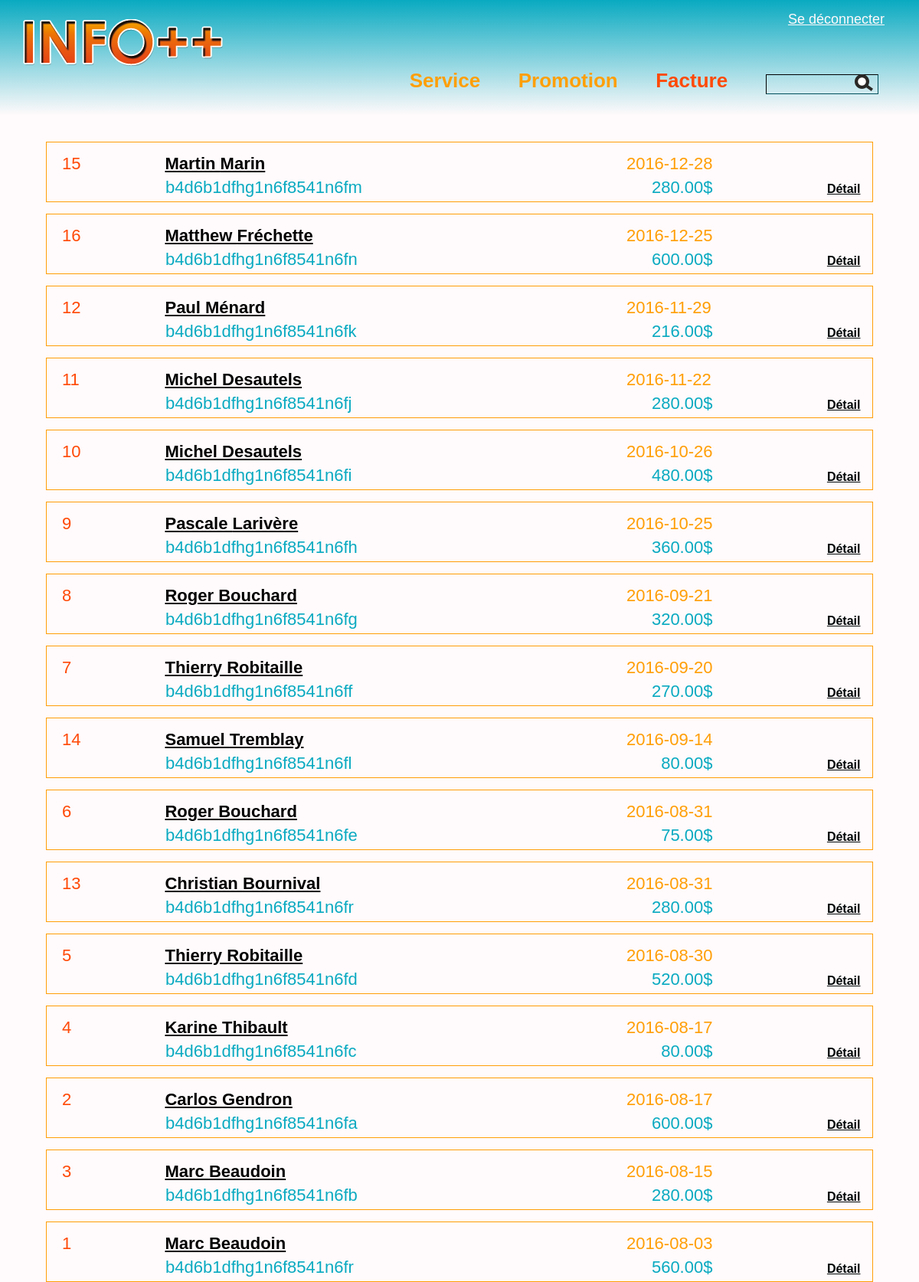
Screenshot of /page/facture.php (signed in) with the database file from the repository.
### tables this page shows
CREATE TABLE `facture` (
  `pk_facture` int(11) NOT NULL,
  `fk_client` int(11) DEFAULT NULL,
  `date_service` datetime DEFAULT NULL,
  `paiement_status` tinyint(1) DEFAULT NULL,
  `no_confirmation` varchar(45) DEFAULT NULL
);

CREATE TABLE `client` (
  `pk_client` int(11) NOT NULL,
  `fk_utilisateur` int(11) DEFAULT NULL,
  `prenom` varchar(75) DEFAULT NULL,
  `nom` varchar(75) DEFAULT NULL,
  `fk_adresse` int(11) DEFAULT NULL,
  `telephone` varchar(20) DEFAULT NULL,
  `infolettre` tinyint(1) DEFAULT NULL
);

### phpscript/class/gestionFacture.php (called while the page is built, shortened)
<?php
  require_once("../outils/connexion.php");
  require_once("facture.php");
  class GestionFacture{
    public function getAllFacture(){
      $connexion = new Connexion();
      $conn = $connexion->getConnexion();
      $stmt = $conn->prepare("SELECT f.pk_facture, c.prenom, c.nom, f.date_service, f.paiement_status, f.no_confirmation FROM facture AS f
                    INNER JOIN client c ON f.fk_client = c.pk_client ORDER BY f.date_service DESC;");
      $stmt->execute();
      $result = $stmt->get_result();
      while($row = $result->fetch_assoc()){
        $facture[] = new Facture($row['pk_facture'], $row['prenom'], $row['nom'],$row['date_service'],$row['paiement_status'],$row['no_confirmation']);
      }
      return $facture;
    }
    public function getTarifFacture($id){
      $connexion = new Connexion();
      $conn = $connexion->getConnexion();
      $arrTarif = array();
      $stmt = $conn->prepare("SELECT tarif_facture FROM ta_facture_service WHERE fk_facture = ?;");
      $stmt->bind_param("i",$id);
      $stmt->execute();
      $result = $stmt->get_result();
      while($row = $result->fetch_assoc()){
        array_push($arrTarif,$row['tarif_facture']);
      }
      return $arrTarif;
    }
  }
?>

### phpscript/class/facture.php (called while the page is built, shortened)
<?php
class Facture{
  private $id;
  private $nomClient;
  private $prenomClient;
  private $dateService;
  private $noConfirmation;
  public function setId($id){
    $this->id = $id;
  }
  public function setNomClient($nomClient){
    $this->nomClient = $nomClient;
  }
  public function setDateService($dateService){
    $date = substr($dateService,0, -9);
    $this->dateService = $date;
  }
  public function setNoConfirmation($noConfirmation){
    $this->noConfirmation = $noConfirmation;
  }
  public function setPrenomClient($prenomClient){
    $this->prenomClient = $prenomClient;
  }
  public function getId(){
    return $this->id;
  }
  public function getPrenomClient(){
    return $this->prenomClient;
  }
  public function getNomClient(){
    return $this->nomClient;
  }
  public function getDateService(){
    return $this->dateService;
  }
  public function getNoConfirmation(){
    return $this->noConfirmation;
  }
}
?>

### outils/connexion.php (called while the page is built, shortened)
<?php
class Connexion{
  private $dbHost = "localhost";
  private $dbUser = "root";
  private $dbPass = "";
  private $dbName = "lab1_hypermedia";
  function __construct() {
    $this->conn = mysqli_connect($this->dbHost, $this->dbUser, $this->dbPass, $this->dbName);
  }
}
?>

### page/facture.php (the view, shortened to what this page needs)
<?php
  require_once("../phpscript/class/facture.php");
  require_once("../phpscript/class/gestionFacture.php");
  $gestionFacture = new GestionFacture();
  if(isset($_SESSION['noFacture']) && "" != trim($_SESSION['noFacture']) && is_numeric($_SESSION['noFacture'])){
    $arrFacture = $gestionFacture->getFactureById($_SESSION['noFacture']);
    unset($_SESSION['noFacture']);
  }
  else if(isset($_SESSION['nomClient']) && "" != trim($_SESSION['nomClient'])){
    $arrFacture = $gestionFacture->getFactureByName($_SESSION['nomClient']);
    unset($_SESSION['nomClient']);
  }
  else{
    $arrFacture = $gestionFacture->getAllFacture();
  }
  $i = 0;
  $totalFacture = 0;
?>
<!DOCTYPE html>
<html lang="fr" dir="ltr">
  <head>
    <link rel="stylesheet" href="../css/style.css">
    <link rel="stylesheet" href="../css/facture.css">
  </head>
  <body>
    <?php include '../entete/administrateur.php'; ?>
    <main>
      <?php
        if($arrFacture != null){
          foreach($arrFacture as $facture){
            $arrTarif = $gestionFacture->getTarifFacture($facture->getId());
            foreach($arrTarif as $tarif){
              $totalFacture += $tarif;
            }
            echo "<div class='facture'>
              <div class='fact-l-1'>
                <p class='text-fact id-facture'>".$facture->getId()."</p>
                <p class='text-fact facture-client'>".$facture->getPrenomClient()." ".$facture->getNomClient()."</p>
                <p class='text-fact date-facture'>".$facture->getDateService()."</p>
              </div>
              <div class='fact-l-2'>
                <p class='text-fact fact-confirmation'>".$facture->getNoConfirmation()."</p>
                <p class='text-fact fact-total'>".number_format($totalFacture,2)."$</p>
                <p class='fact-detail' onclick='afficheDetail(".$i.")' id='link-detail-".$i."'>Détail</p>
              </div>
              <span class='block-detail' id='block-detail-".$i."'>
                <div class='fact-l-3'>";
              echo"  </div>
                <div class='fact-l-4'>";
                echo "</div>
                <div class='fact-l-5 fact-detail'>
                  <p onclick='cacheDetail(".$i.")'>Réduire</p>
                </div>
              </span>
              <div class='fact-l-6'></div>
            </div>";
            $i += 1;
            $totalFacture = 0;
          }
        }
        else{
          echo "<p class='cata-texte'>Désolé, aucune facture correspond à la recherche.</p>";
        }
      ?>
    </main>
  </body>
</html>

### css/style.css (style rules this page uses)
html { height: 100%; }
* { font-family: "Century Gothic", CenturyGothic, AppleGothic, sans-serif; box-sizing:border-box; margin: 0; padding: 0; }
body { background: #FFFAFB; height: 100%; }
main { width: 1200px; height: 100%; margin: 0 auto; margin-top: 35px; }

### css/facture.css (style rules this page uses)
.facture { border: solid 1px #FF9F07; overflow: hidden; width: 90%; height: auto; margin: 0 auto; margin-top: 15px; }
.fact-l-1 > p, .fact-l-2 > p { display: inline-block; }
.fact-l-2 { margin-top: 5px; }
.text-fact { font-size: 22px; }
.id-facture { color: #FF4A07; margin: 15px 0 0 20px; width: 130px; }
.facture-client { text-decoration: underline; font-weight: bold; width: 598px; }
.date-facture { color: #FF9F07; }
.fact-confirmation { color: #09AAC1; margin-left: 155px; width: 630px; }
.fact-total { color: #09AAC1; text-align: right; width: 80px; }
.fact-detail { text-decoration: underline; color: #000708; margin-left: 145px; cursor: pointer; font-weight: bold; }

### rows the page displays
facture: pk_facture "15", fk_client.prenom "Martin", fk_client.nom "Marin", date_service "2016-12-28", no_confirmation "b4d6b1dfhg1n6f8541n6fm", totalFacture "280.00"
facture: pk_facture "16", fk_client.prenom "Matthew", fk_client.nom "Fréchette", date_service "2016-12-25", no_confirmation "b4d6b1dfhg1n6f8541n6fn", totalFacture "600.00"
facture: pk_facture "12", fk_client.prenom "Paul", fk_client.nom "Ménard", date_service "2016-11-29", no_confirmation "b4d6b1dfhg1n6f8541n6fk", totalFacture "216.00"
facture: pk_facture "11", fk_client.prenom "Michel", fk_client.nom "Desautels", date_service "2016-11-22", no_confirmation "b4d6b1dfhg1n6f8541n6fj", totalFacture "280.00"
facture: pk_facture "10", fk_client.prenom "Michel", fk_client.nom "Desautels", date_service "2016-10-26", no_confirmation "b4d6b1dfhg1n6f8541n6fi", totalFacture "480.00"
facture: pk_facture "9", fk_client.prenom "Pascale", fk_client.nom "Larivère", date_service "2016-10-25", no_confirmation "b4d6b1dfhg1n6f8541n6fh", totalFacture "360.00"
facture: pk_facture "8", fk_client.prenom "Roger", fk_client.nom "Bouchard", date_service "2016-09-21", no_confirmation "b4d6b1dfhg1n6f8541n6fg", totalFacture "320.00"
facture: pk_facture "7", fk_client.prenom "Thierry", fk_client.nom "Robitaille", date_service "2016-09-20", no_confirmation "b4d6b1dfhg1n6f8541n6ff", totalFacture "270.00"
facture: pk_facture "14", fk_client.prenom "Samuel", fk_client.nom "Tremblay", date_service "2016-09-14", no_confirmation "b4d6b1dfhg1n6f8541n6fl", totalFacture "80.00"
facture: pk_facture "6", fk_client.prenom "Roger", fk_client.nom "Bouchard", date_service "2016-08-31", no_confirmation "b4d6b1dfhg1n6f8541n6fe", totalFacture "75.00"
facture: pk_facture "13", fk_client.prenom "Christian", fk_client.nom "Bournival", date_service "2016-08-31", no_confirmation "b4d6b1dfhg1n6f8541n6fr", totalFacture "280.00"
facture: pk_facture "5", fk_client.prenom "Thierry", fk_client.nom "Robitaille", date_service "2016-08-30", no_confirmation "b4d6b1dfhg1n6f8541n6fd", totalFacture "520.00"
facture: pk_facture "4", fk_client.prenom "Karine", fk_client.nom "Thibault", date_service "2016-08-17", no_confirmation "b4d6b1dfhg1n6f8541n6fc", totalFacture "80.00"
facture: pk_facture "2", fk_client.prenom "Carlos", fk_client.nom "Gendron", date_service "2016-08-17", no_confirmation "b4d6b1dfhg1n6f8541n6fa", totalFacture "600.00"
facture: pk_facture "3", fk_client.prenom "Marc", fk_client.nom "Beaudoin", date_service "2016-08-15", no_confirmation "b4d6b1dfhg1n6f8541n6fb", totalFacture "280.00"
facture: pk_facture "1", fk_client.prenom "Marc", fk_client.nom "Beaudoin", date_service "2016-08-03", no_confirmation "b4d6b1dfhg1n6f8541n6fr", totalFacture "560.00"
